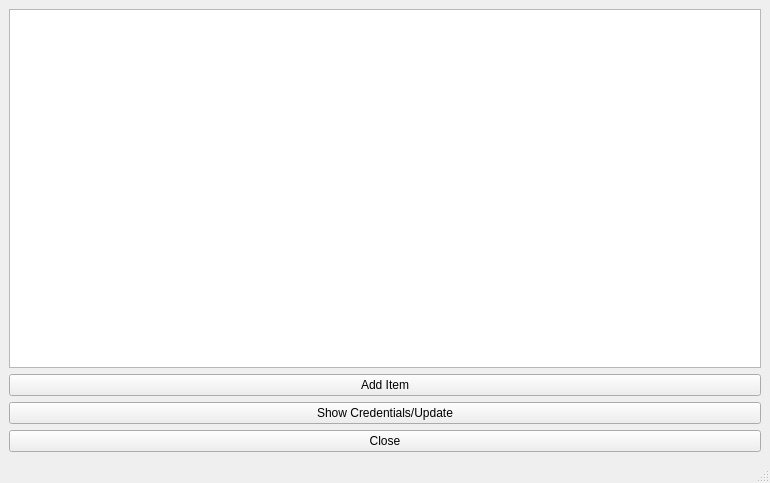
<?xml version="1.0" encoding="UTF-8"?>
<ui version="4.0">
 <class>MainWindow</class>
 <widget class="QMainWindow" name="MainWindow">
  <property name="geometry">
   <rect>
    <x>0</x>
    <y>0</y>
    <width>770</width>
    <height>483</height>
   </rect>
  </property>
  <property name="windowTitle">
   <string>MainWindow</string>
  </property>
  <widget class="QWidget" name="centralwidget">
   <layout class="QVBoxLayout" name="verticalLayout">
    <item>
     <widget class="QListWidget" name="listWidget"/>
    </item>
    <item>
     <widget class="QPushButton" name="pushButton_add">
      <property name="text">
       <string>Add Item</string>
      </property>
     </widget>
    </item>
    <item>
     <widget class="QPushButton" name="pushButton_show">
      <property name="sizePolicy">
       <sizepolicy hsizetype="Preferred" vsizetype="Preferred">
        <horstretch>0</horstretch>
        <verstretch>0</verstretch>
       </sizepolicy>
      </property>
      <property name="text">
       <string>Show Credentials/Update</string>
      </property>
     </widget>
    </item>
    <item>
     <widget class="QPushButton" name="pushButton_close">
      <property name="text">
       <string>Close</string>
      </property>
     </widget>
    </item>
   </layout>
  </widget>
  <widget class="QMenuBar" name="menubar">
   <property name="geometry">
    <rect>
     <x>0</x>
     <y>0</y>
     <width>770</width>
     <height>22</height>
    </rect>
   </property>
  </widget>
  <widget class="QStatusBar" name="statusbar"/>
 </widget>
 <resources/>
 <connections/>
</ui>
